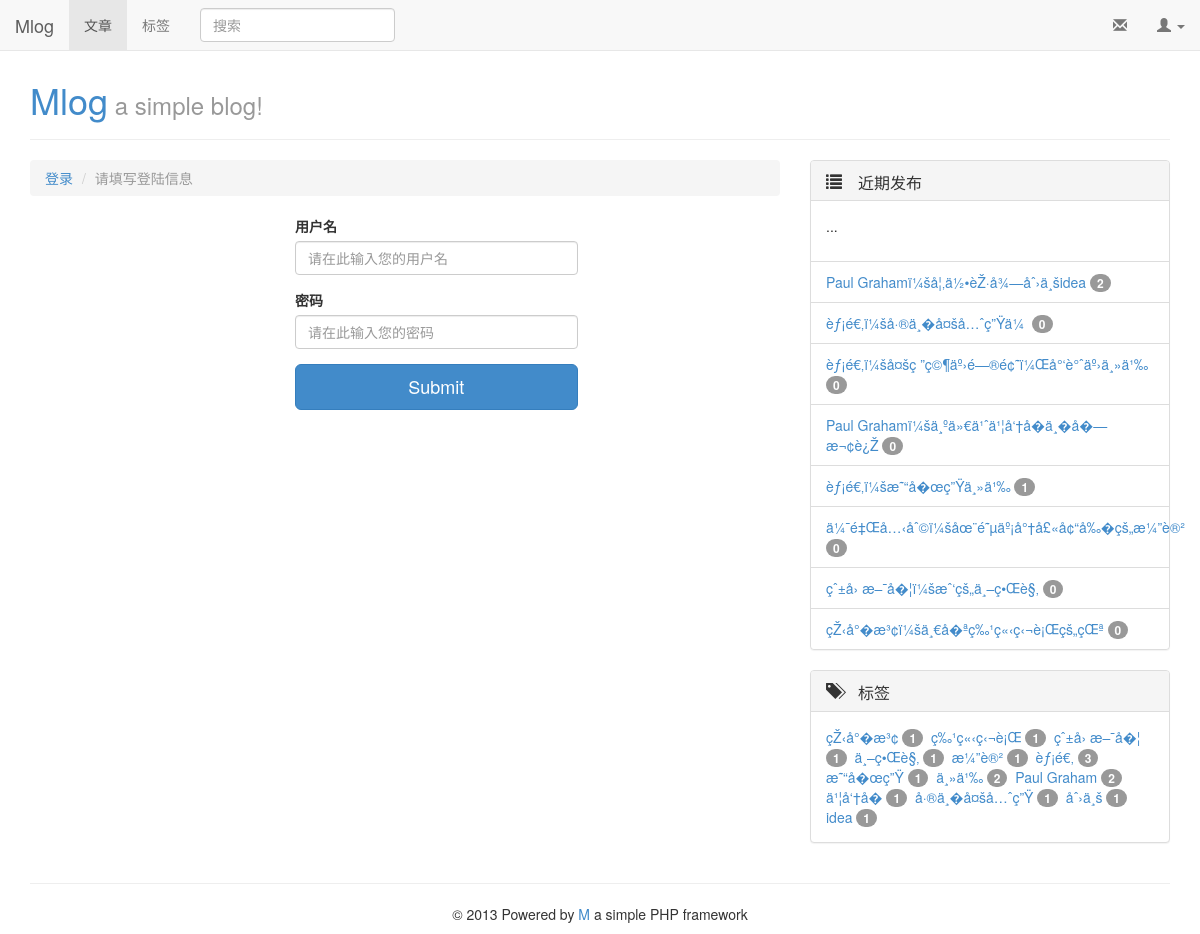
Page /index.php?Index/login on the committed database.
### tables this page shows
CREATE TABLE IF NOT EXISTS `post` (
  `p_id` int(11) NOT NULL AUTO_INCREMENT,
  `title` varchar(128) NOT NULL,
  `content` text NOT NULL,
  `tags` varchar(128) NOT NULL,
  `author_id` int(11) NOT NULL,
  `create_time` int(11) NOT NULL,
  `top` int(11) NOT NULL DEFAULT '0',
  PRIMARY KEY (`p_id`)
);

### Demos/Mlog/View/Public/side.php (called while the page is built)
<?php include_once APP.'/View/Public/_side/recent_post.php' ?>
<?php include_once APP.'/View/Public/_side/tag.php' ?>

### M/Mvc/Controller/Controller.php (called while the page is built, shortened)
<?php
class Controller extends AbstractController
{
    private $view;
    protected $data = array();
    protected $layout = 'main';
    public function __construct()
    {
        $this->view = View::init();
        parent::__construct();
    }
    public function assign($key,$value)
    {
        $this->view->assign($key,$value);
    }
    public function display($tpl='')
    {
        $this->view->setLayout($this->layout);
        $this->view->setData($this->data);
        if(!empty($tpl))
        {
            $tpl = $tpl.'.php';
        }
        else
        {
        }
        try
        {
            $this->view->display($tpl);
        }
        catch (Exception $e)
        {
            throw $e;
        }
    }
}

### M/M.php (called while the page is built, shortened)
<?php
class M
{
    private static $config;
    private static $request;
    public static function run($configs)
    {
        self::$config = Config::init($configs);
        if(self::getConfig('urlRules')=='path')
        {
            self::$request = PathRequest::getRequest();
        }
        else
        {
            self::$request = Request::getRequest();
        }
        self::$dispatcher = new Dispatcher(self::$request);
    }
    private static function init()
    {
        require_once 'Loader/Loader.php';
    }
    public static function getConfig($name = '')
    {
        return self::$config->getConfig($name);
    }
}

### index.php (called while the page is built, shortened)
<?php
$configs = require_once APP.'/Config/config.php';
require_once M.'/M.php';
M::run($configs);

### M/Loader/Loader.php (called while the page is built, shortened)
<?php
class Loader
{
    public static function autoload($class)
    {
        $file = str_replace('\\','/',$class).'.php';
        $file = stream_resolve_include_path($file);
        if(file_exists($file))
        {
            return true;
        }
        else
        {
            return false;
        }
    }
}

### M/Config/config.php (called while the page is built, shortened)
<?php
class Config
{
    private $configs = array();
    private function __construct($config)
    {
        $this->configs = $config;
    }
    public function getConfig($name = '')
    {
        if(empty($name))
        {
            return $this->configs;
        }
        else
        {
            return $this->configs[$name];
        }
    }
}

### M/Mvc/Model/Model.php (called while the page is built, shortened)
<?php
class Model extends AbstractModel
{
    private static $db;
    private $sqlBuilder;
    public function init()
    {
        if(empty(self::$db))
        {
            $db = M::getConfig('db');
            self::$db = new Db($db['dsn'],$db['user'],$db['password']);
        }
        $this->sqlBuilder = new SqlBuilder($this);
    }
    public function order($by,$order='desc')
    {
        $this->order = " ORDER BY $by $order";
        return $this;
    }
    public function limit($number,$number2=null)
    {
        if(isset($number2))
        {
            $this->limit = " LIMIT $number,$number2";
        }
        else
        {
            $this->limit = " LIMIT $number";
        }
        return $this;
    }
    public function select($cols = '')
    {
        if(!empty($cols))
        {
            $this->cols = $cols;
        }
        $this->sql = $this->sqlBuilder->selectSqlBuild();
        $result = self::$db->select($this->sql);
        return $result;
    }
}

### M/Db/Db.php (called while the page is built, shortened)
<?php
class Db
{
    private $db;
    private $dsn;
    private $user;
    private $pwd;
    public function __construct($dsn,$user,$pwd)
    {
        $this->dsn = $dsn;
        $this->user = $user;
        $this->pwd = $pwd;
    }
    public function connect()
    {
        try
        {
            $this->db = new \PDO($this->dsn,$this->user,$this->pwd,array(
                \PDO::ATTR_PERSISTENT => true));
        }
        catch(\PDOException $e)
        {
            echo '数据库连接错误！'.$e->getMessage();
            exit();
        }
    }
    public function select($sql)
    {
        $res = $this->db->query($sql);
        $result = $res->fetchAll();
        return $result;
    }
}

### Demos/Mlog/Controller/Common.php (called while the page is built, shortened)
<?php
class Common extends Controller
{
    public function init()
    {
        $this->getSide();
    }
    protected function getSide($userID='')
    {
        $this->getRecentPost($userID);
        $this->getTag($userID);
    }
    protected function getRecentPost($userID='')
    {
        $Post = new Post();
        $recentPost = $Post->order('p_id')->limit(10)->select();
    }
    protected function getTag($userID='')
    {
        $post = new Post();
        $tags = $post->getAllTag($userID);
    }
}

### M/Db/sqlBuilder.php (called while the page is built, shortened)
<?php
class SqlBuilder
{
    private $model;
    public function __construct(Model $model)
    {
        $this->model = $model;
    }
    public function selectSqlBuild()
    {
        $sql = "SELECT %s FROM %s %s %s %s %s";
        $model = $this->model;
        return sprintf($sql,$model->cols,$model->table,$model->join,$model->where,$model->order,$model->limit);
    }
}

### M/Mvc/Model/AbstractModel.php (called while the page is built, shortened)
<?php
abstract class AbstractModel
{
    public function __get($name)
    {
        $method = 'get'.ucfirst($name);
        if(method_exists($this,$method))
        {
            return $this->$method();
        }
        else
        {
            return $this->$name;
        }
    }
}

### M/Mvc/Controller/AbstractController.php (called while the page is built, shortened)
<?php
abstract class AbstractController
{
    public function __construct()
    {
        $this->init();
    }
}

### M/App.php (called while the page is built, shortened)
<?php
class App extends M
{
    public static function buildUrl($controller,$action='',$parameter = '')
    {
        if(self::getConfig('urlRules')=='path')
        {
            $mode = '/';
        }
        else
        {
            $mode = '?';
        }
        return Http\Url\Url::buildUrl($controller,$action,$parameter);
    }
}

### M/Http/Server/Server.php (called while the page is built, shortened)
<?php
class Server
{
    public static function getScriptName()
    {
        return $_SERVER['SCRIPT_NAME'];
    }
    public static function getHomeUrl()
    {
        return self::getScriptName();
    }
}

### M/Http/Url/Url.php (called while the page is built, shortened)
<?php
class Url
{
    public static $mode = '?';
    public static function buildUrl($controller,$action='',$parameter='')
    {
        if(empty($action))
        {
            $path = self::$mode.$controller;
        }
        else if(empty($parameter))
        {
            $path = self::$mode."$controller/$action";
        }
        else
        {
            $path = self::$mode."$controller/$action/$parameter";
        }
        return Server::getHomeUrl().$path;
    }
}

### Demos/Mlog/Model/Post.php (called while the page is built, shortened)
<?php
class Post extends Model
{
    public function getAllTag($userID='')
    {
        $tags = '';
        if($userID != '')
        {
            $post = $this->where("`author_id` = $userID")->select('tags');
        }
        else
        {
            $post = $this->select('tags');
        }
        foreach($post as $p)
        {
            $tags .= $p['tags'].',';
        }
        $tags = rtrim($tags, ',');
        $tags = explode(',',$tags);
        $tags = array_count_values($tags);
        return $tags;
    }
}

### Demos/Mlog/View/Public/_side/recent_post.php (the view)
<div class="recent-post panel panel-default">
    <div class="panel-heading">
        <h3 class="panel-title"><span class="glyphicon glyphicon-list"> 近期发布</span></h3>
    </div>
    <div class="panel-body">
        <p>...</p>
    </div>
    <ul class="list-group">
        <?php foreach($recentPost as $p){ ?>
            <li class="list-group-item">
                <a href="<?php echo \M\App::buildUrl('Post','index',$p['p_id']) ?>"><?php echo $p['title'] ?> <span class="badge" title="评论数目"><?php echo $p['commentNumber']?></span></a>
            </li>
        <?php } ?>
    </ul>
</div>

### Demos/Mlog/View/Public/_side/tag.php
<div class="tag panel panel-default">
    <div class="panel-heading">
        <h3 class="panel-title"><span class="glyphicon glyphicon-tags"> 标签</span></h3>
    </div>
    <div class="panel-body">
        <?php foreach($tags as $tag => $number){ ?>
            <a href="<?php echo \M\App::buildUrl('Tag','index',$tag) ?>"><?php echo $tag ?> <span class="badge"><?php echo $number ?></span></a>&nbsp
        <?php } ?>
    </div>
</div>

### Demos/Mlog/Public/css/main.css (style rules this page uses)
body { padding-top: 40px; }

### rows in the picture
post: title "Paul Grahamï¼šå¦‚ä½•èŽ·å¾—åˆ›ä¸šidea", author "2"
post: title "èƒ¡é€‚ï¼šå·®ä¸�å¤šå…ˆç”Ÿä¼", top "0"
post: title "èƒ¡é€‚ï¼šå¤šç ”ç©¶äº›é—®é¢˜ï¼Œå°‘è°ˆäº›ä¸»ä¹‰", top "0"
post: title "Paul Grahamï¼šä¸ºä»€ä¹ˆä¹¦å‘†å­�ä¸�å�—æ¬¢è¿Ž", commentNumber "0"
post: title "èƒ¡é€‚ï¼šæ˜“å�œç”Ÿä¸»ä¹‰", author "1"
post: title "ä¼¯é‡Œå…‹åˆ©ï¼šåœ¨é˜µäº¡å°†å£«å¢“å‰�çš„æ¼”è®²", top "0"
post: title "çˆ±å› æ–¯å�¦ï¼šæˆ‘çš„ä¸–ç•Œè§‚", top "0", author "1", p_id "2"
post: title "çŽ‹å°�æ³¢ï¼šä¸€å�ªç‰¹ç«‹ç‹¬è¡Œçš„çŒª", top "0"

### other values in the picture
$app['name'] "Mlog"
$app['info'] "a simple blog!"
$nav "登录"
$this->data['title'] "请填写登陆信息"
$tag "çŽ‹å°�æ³¢"
$tag "ç‰¹ç«‹ç‹¬è¡Œ"
$tag "çˆ±å› æ–¯å�¦"
$tag "ä¸–ç•Œè§‚"
$tag "æ¼”è®²"
$tag "èƒ¡é€‚"
$number "3"
$tag "æ˜“å�œç”Ÿ"
$tag "ä¸»ä¹‰"
$tag "Paul Graham"
$tag "ä¹¦å‘†å­�"
